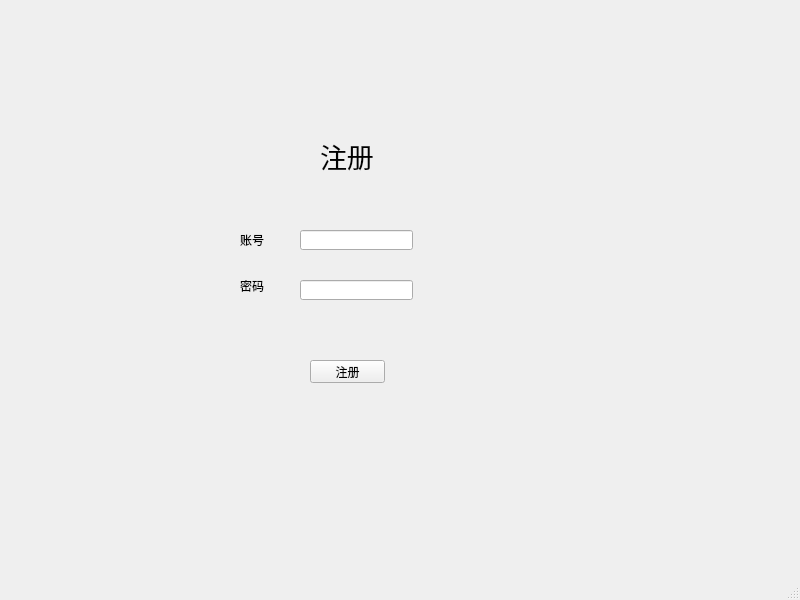
<?xml version="1.0" encoding="UTF-8"?>
<ui version="4.0">
 <class>MainWindow</class>
 <widget class="QMainWindow" name="MainWindow">
  <property name="geometry">
   <rect>
    <x>0</x>
    <y>0</y>
    <width>800</width>
    <height>600</height>
   </rect>
  </property>
  <property name="windowTitle">
   <string>MainWindow</string>
  </property>
  <widget class="QWidget" name="centralwidget">
   <widget class="QLabel" name="label">
    <property name="geometry">
     <rect>
      <x>320</x>
      <y>140</y>
      <width>91</width>
      <height>31</height>
     </rect>
    </property>
    <property name="font">
     <font>
      <pointsize>20</pointsize>
     </font>
    </property>
    <property name="text">
     <string>注册</string>
    </property>
   </widget>
   <widget class="QLineEdit" name="user_name">
    <property name="geometry">
     <rect>
      <x>300</x>
      <y>230</y>
      <width>113</width>
      <height>20</height>
     </rect>
    </property>
   </widget>
   <widget class="QLineEdit" name="lineEdit_2">
    <property name="geometry">
     <rect>
      <x>300</x>
      <y>280</y>
      <width>113</width>
      <height>20</height>
     </rect>
    </property>
   </widget>
   <widget class="QLabel" name="label_2">
    <property name="geometry">
     <rect>
      <x>240</x>
      <y>230</y>
      <width>54</width>
      <height>20</height>
     </rect>
    </property>
    <property name="text">
     <string>账号</string>
    </property>
   </widget>
   <widget class="QLabel" name="label_3">
    <property name="geometry">
     <rect>
      <x>240</x>
      <y>280</y>
      <width>54</width>
      <height>12</height>
     </rect>
    </property>
    <property name="text">
     <string>密码</string>
    </property>
   </widget>
   <widget class="QPushButton" name="pushButton">
    <property name="geometry">
     <rect>
      <x>310</x>
      <y>360</y>
      <width>75</width>
      <height>23</height>
     </rect>
    </property>
    <property name="text">
     <string>注册</string>
    </property>
   </widget>
  </widget>
  <widget class="QMenuBar" name="menubar">
   <property name="geometry">
    <rect>
     <x>0</x>
     <y>0</y>
     <width>800</width>
     <height>23</height>
    </rect>
   </property>
  </widget>
  <widget class="QStatusBar" name="statusbar"/>
 </widget>
 <resources/>
 <connections/>
</ui>
